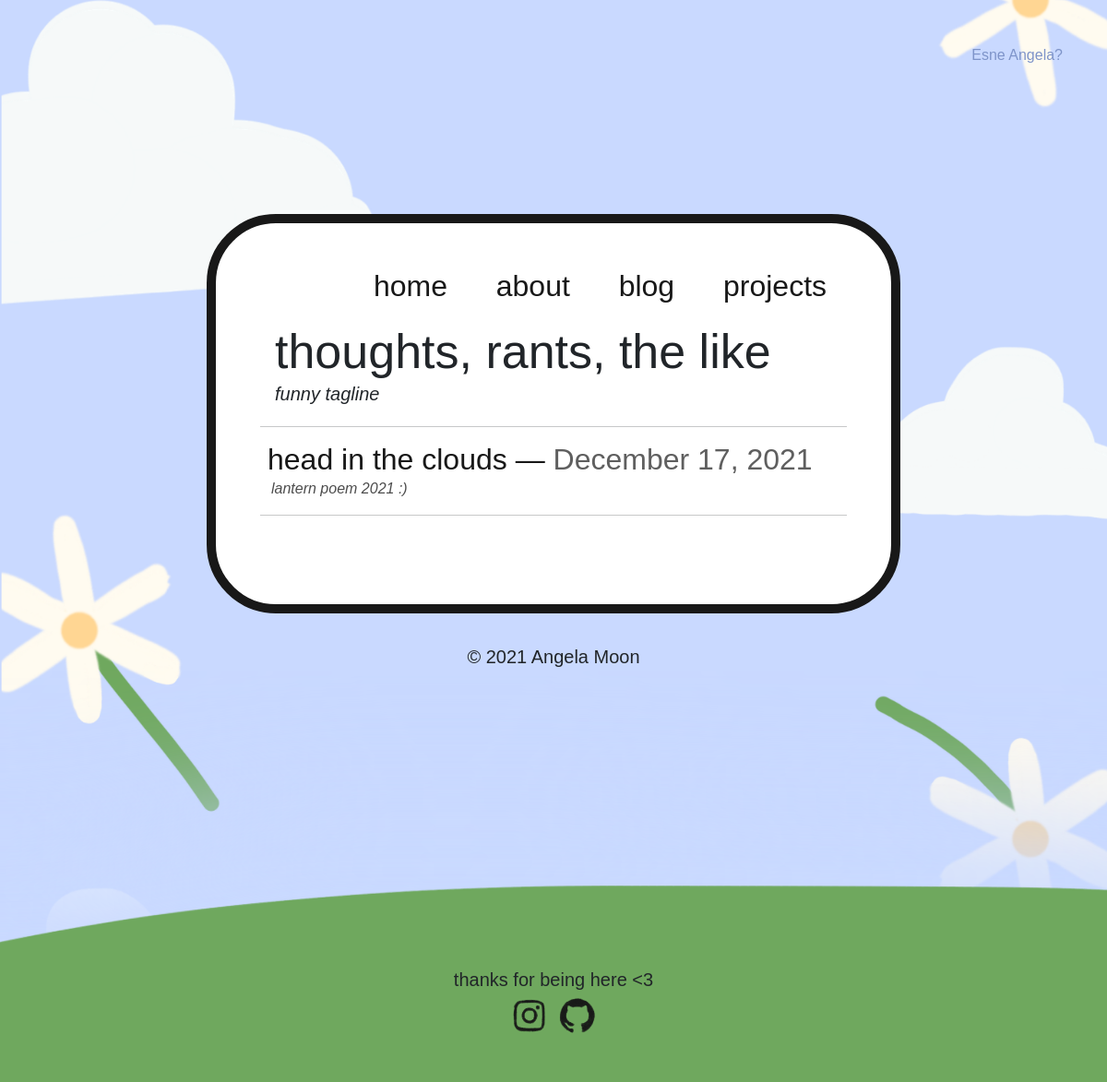
Page /blog on the committed database.
### website/models.py (models this page shows)
class Post(db.Model):
    id = db.Column(db.Integer, primary_key=True)
    title = db.Column(db.Text, nullable=False)
    subtitle = db.Column(db.Text, nullable=False)
    text = db.Column(db.Text, nullable=False)
    date_created = db.Column(db.DateTime, nullable=False)
    date_edited = db.Column(db.DateTime)

### website/views.py (the view)
@views.route("/blog")
def blog():
    posts = Post.query.all()
    return render_template("blog.html", user=current_user, posts=posts, type="static")

### website/templates/blog.html (shortened to what this page needs)
{% extends "base.html" %} {% block title %}Blog{% endblock %} {% block content
%}
<div id="page-heading">
  <h2>thoughts, rants, the like</h2>
  <p>funny tagline</p>
</div>
<div id="posts">
  <hr />
  {% for post in posts %}
  <div class="post-card">
    <h4 class="card-title">
      <a href="post/{{post.id}}"
        >{{post.title}} —
        <span class="card-subtitle">{{post.date_created.strftime('%B %d, %Y')}}</span></a
      >
    </h4>
    <div class="post-date">
      <p>{{post.subtitle}}</p>
    </div>
  </div>
  <hr />
  {% endfor %}
</div>
{% endblock %}

### website/static/styles.css (style rules this page uses)
body { background-image: url("background.png"); background-color: #c9d9ff; font-family: acumin-pro, sans-serif; }
h2 { font-size: 3.25em; font-weight: normal; }
h4 { font-size: 2em; font-weight: normal; }
p { font-size: 1.25em; }
a { color: #7e94c9; text-decoration: none; }
#static { background-size: cover; }
#page-heading { margin: 0rem 0rem 1.25rem 0rem; }
#page-heading h2, #page-heading h3 { margin: 1rem 0rem 0rem 1rem; }
#page-heading p { font-style: italic; margin: 0rem 0rem 0rem 1rem; }
.about-grid h4, p { margin: 0em; }
#posts li, #posts p { padding: 0em 0em 0em 0.25em; }
.post-card { padding: 0em 0.5em; margin: 0em 0em 0.7em 0em; }
.card-title { margin: 0rem; display: inline-block; }
.card-title a { color: rgb(24, 24, 24); }
.post-date { font-style: italic; font-size: 0.8em; color: rgb(77, 77, 77); }
.card-subtitle { color: rgb(95, 95, 95); }

### rows in the picture
Post: title "head in the clouds", date_created "December 17, 2021", subtitle "lantern poem 2021 :)"
